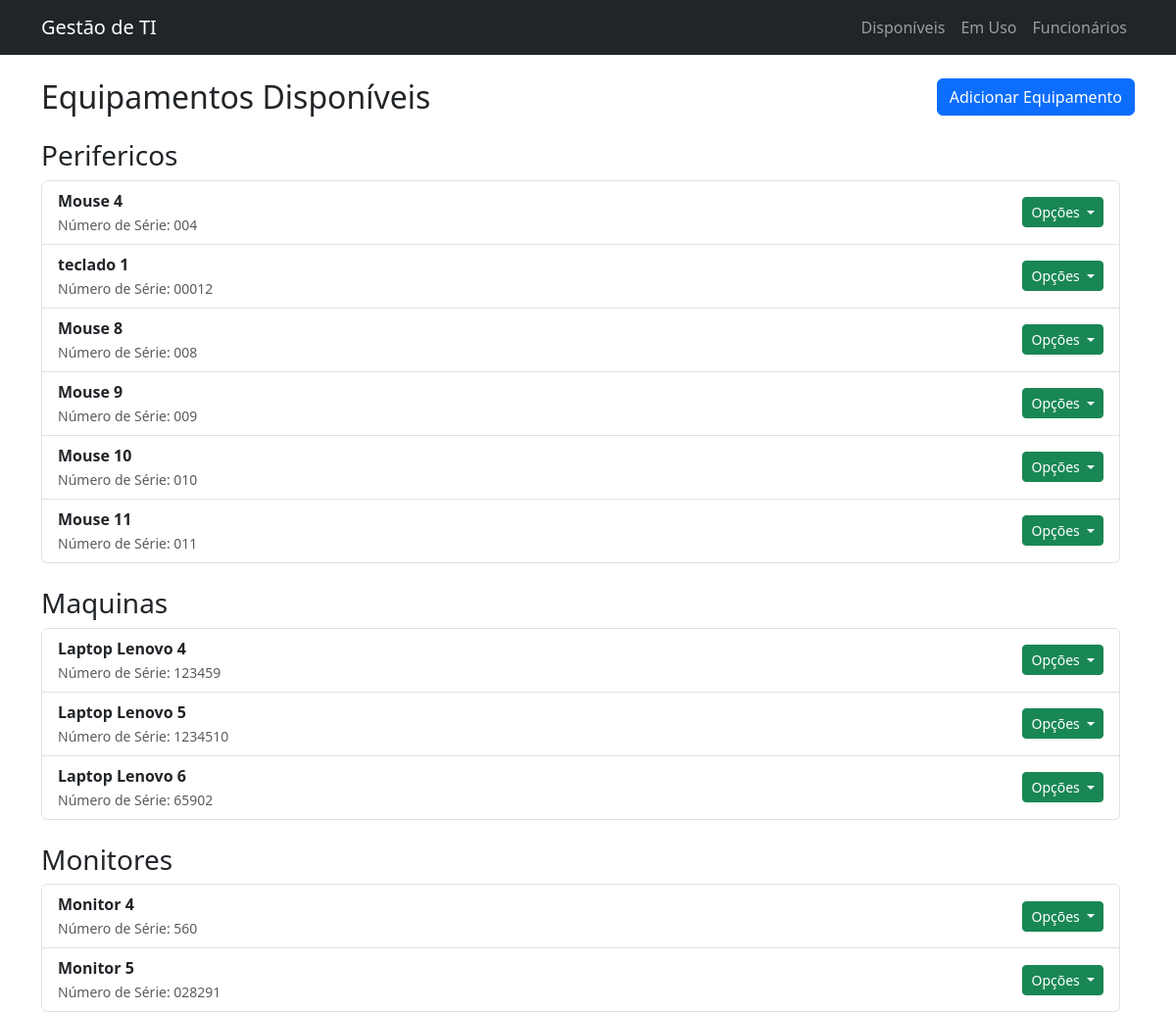
/equipamentos-disponiveis/, run on the app's committed database.
### ativos/models.py (models this page shows, shortened)
class Equipamento(models.Model):
    CATEGORIAS = [
        ('Perifericos', 'Periféricos'),
        ('Maquinas', 'Máquinas'),
        ('Monitores', 'Monitores'),
    ]
    nome = models.CharField(max_length=200)
    numero_serie = models.CharField(max_length=100, unique=True)
    status = models.CharField(
        max_length=20,
        choices=[('Disponivel', 'Disponível'), ('Em uso', 'Em uso')],
        default='Disponivel'
    )
    categoria = models.CharField(
        max_length=20,
        choices=CATEGORIAS,
        default='Maquinas'
    )
    funcionario = models.ForeignKey(
        Funcionario,
        on_delete=models.SET_NULL,
        null=True,
        blank=True
    )

### ativos/views.py (the view)
# urls.py: path('equipamentos-disponiveis/', views.equipamentos_disponiveis, name='equipamentos_disponiveis'),
def equipamentos_disponiveis(request):
    equipamentos_disponiveis = Equipamento.objects.filter(status='Disponivel')
    funcionarios = Funcionario.objects.all()
    categorias = {
        'Perifericos': equipamentos_disponiveis.filter(categoria='Perifericos'),
        'Maquinas': equipamentos_disponiveis.filter(categoria='Maquinas'),
        'Monitores': equipamentos_disponiveis.filter(categoria='Monitores'),
    }
    context = {
        'categorias': categorias, # Passamos o dicionário para o template
        'funcionarios': funcionarios,
    }
    return render(request, 'ativos/equipamentos_disponiveis.html', context)

### ativos/templates/ativos/equipamentos_disponiveis.html (shortened to what this page needs)
{% extends 'home.html' %}
{% block content %}
    <h2 class="mb-4 d-flex justify-content-between align-items-center">
        Equipamentos Disponíveis
        <button type="button" class="btn btn-primary" data-bs-toggle="modal" data-bs-target="#adicionarEquipamentoModal">
            Adicionar Equipamento
        </button>
    </h2>
    {% for categoria_nome, equipamentos_lista in categorias.items %}
        <h3 class="mt-4">{{ categoria_nome }}</h3>
        <div class="list-group scrollable-list">
            {% for equipamento in equipamentos_lista %}
                <div class="list-group-item d-flex justify-content-between align-items-center">
                    <div>
                        <strong>{{ equipamento.nome }}</strong><br>
                        <small class="text-muted">Número de Série: {{ equipamento.numero_serie }}</small>
                    </div>
                    <div class="dropdown">
                        <button class="btn btn-success btn-sm dropdown-toggle" type="button" data-bs-toggle="dropdown" aria-expanded="false">
                            Opções
                        </button>
                    </div>
                </div>
            {% empty %}
                <p class="text-muted">Nenhum equipamento disponível nesta categoria.</p>
            {% endfor %}
        </div>
    {% endfor %}
{% endblock %}

### GerenciadorTI/templates/home.html (shortened to what this page needs)
<!DOCTYPE html>
<html lang="pt-br">
<head>
    <link href="https://cdn.jsdelivr.net/npm/bootstrap@5.3.0/dist/css/bootstrap.min.css" rel="stylesheet">
</head>
<body>
    <nav class="navbar navbar-expand-lg navbar-dark bg-dark">
        <div class="container">
            <a class="navbar-brand" href="{% url 'home' %}">Gestão de TI</a>
            <div class="collapse navbar-collapse" id="navbarNav">
                <ul class="navbar-nav ms-auto">
                    <li class="nav-item">
                        <a class="nav-link" href="{% url 'equipamentos_disponiveis' %}">Disponíveis</a>
                    </li>
                    <li class="nav-item">
                        <a class="nav-link" href="{% url 'equipamentos_em_uso' %}">Em Uso</a>
                    </li>
                    <li class="nav-item">
                        <a class="nav-link" href="{% url 'funcionarios' %}">Funcionários</a>
                    </li>
                </ul>
            </div>
        </div>
    </nav>
    <main class="container mt-4">
        {% block content %}{% endblock %}
    </main>
</body>
</html>

### GerenciadorTI/templates/home.html (style rules this page uses)
.scrollable-list { max-height: 60vh; overflow-y: auto; padding-right: 15px; }

### data on the page
Equipamento: nome "Mouse 4", numero_serie "004"
Equipamento: nome "teclado 1", numero_serie "00012"
Equipamento: nome "Mouse 8", numero_serie "008"
Equipamento: nome "Mouse 9", numero_serie "009"
Equipamento: nome "Mouse 10", numero_serie "010"
Equipamento: nome "Mouse 11", numero_serie "011"
Equipamento: nome "Laptop Lenovo 4", numero_serie "123459"
Equipamento: nome "Laptop Lenovo 5", numero_serie "1234510"
Equipamento: nome "Laptop Lenovo 6", numero_serie "65902"
Equipamento: nome "Monitor 4", numero_serie "560"
Equipamento: nome "Monitor 5", numero_serie "028291"

### other printed values
{{ categoria_nome }} "Perifericos" "Maquinas" "Monitores"
